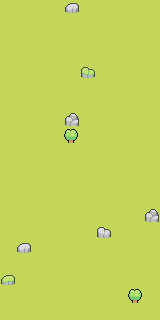

Rendered tile map (Tiled .tmx) drawn with the repository's tilesets; below, a short description and the full map source, tile grids included:
An orthogonal 10x20 tile map with 16x16 px tiles, 2 tile layers (Background, ground), 3 tilesets.

<map version="1.10" tiledversion="1.11.2" orientation="orthogonal" renderorder="right-down" width="10" height="20" tilewidth="16" tileheight="16" infinite="0" nextlayerid="3" nextobjectid="1">
 <tileset firstgid="1" source="Tilemap tiles/Grass.tsx" />
 <tileset firstgid="6" source="Tilemap tiles/Trees.tsx" />
 <tileset firstgid="10" source="Tilemap tiles/Rocks.tsx" />
 <layer id="1" name="Background" width="10" height="20">
  <data encoding="csv">
2,2,2,2,2,2,2,2,2,2,
2,2,2,2,2,2,2,2,2,2,
2,2,2,2,2,2,2,2,2,2,
2,2,2,2,2,2,2,2,2,2,
2,2,2,2,2,2,2,2,2,2,
2,2,2,2,2,2,2,2,2,2,
2,2,2,2,2,2,2,2,2,2,
2,2,2,2,2,2,2,2,2,2,
2,2,2,2,2,2,2,2,2,2,
2,2,2,2,2,2,2,2,2,2,
2,2,2,2,2,2,2,2,2,2,
2,2,2,2,2,2,2,2,2,2,
2,2,2,2,2,2,2,2,2,2,
2,2,2,2,2,2,2,2,2,2,
2,2,2,2,2,2,2,2,2,2,
2,2,2,2,2,2,2,2,2,2,
2,2,2,2,2,2,2,2,2,2,
2,2,2,2,2,2,2,2,2,2,
2,2,2,2,2,2,2,2,2,2,
2,2,2,2,2,2,2,2,2,2
</data>
 </layer>
 <layer id="2" name="ground" width="10" height="20">
  <data encoding="csv">
2,2,2,2,10,2,2,2,2,2,
2,2,2,2,2,2,2,2,2,2,
2,2,2,2,2,2,2,2,2,2,
2,2,2,2,2,2,2,2,2,2,
2,2,2,2,2,14,2,2,2,2,
2,2,2,2,2,2,2,2,2,2,
2,2,2,2,2,2,2,2,2,2,
2,2,2,2,12,2,2,2,2,2,
2,2,2,2,9,2,2,2,2,2,
2,2,2,2,2,2,2,2,2,2,
2,2,2,2,2,2,2,2,2,2,
2,2,2,2,2,2,2,2,2,2,
2,2,2,2,2,2,2,2,2,2,
2,2,2,2,2,2,2,2,2,12,
2,2,2,2,2,2,11,2,2,2,
2,10,2,2,2,2,2,2,2,2,
2,2,2,2,2,2,2,2,2,2,
13,2,2,2,2,2,2,2,2,2,
2,2,2,2,2,2,2,2,9,2,
2,2,2,2,2,2,2,2,2,2
</data>
 </layer>
</map>
